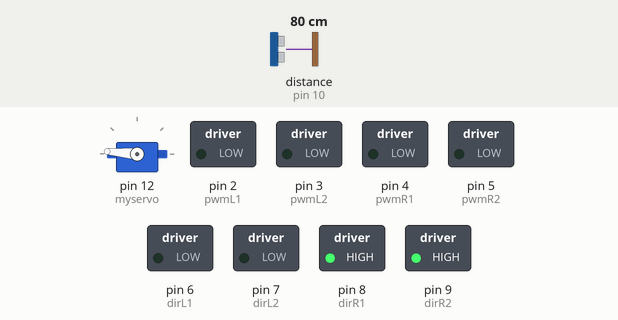
This sketch was run on a simulated Arduino Uno, built with avr-gcc and run on an emulated ATmega328P. On the bench: servo, switched loads named in the sketch (green lamp = pin HIGH). Wiring (inferred from the names in the program): ultrasonic range finder: trigger pin 11; echo pin 10. Inputs (shaded band) come from the test bench; at power-on: distance to the obstacle (sensor on pin 10) 80 cm. The echo pulse lasts 58.3 µs per cm; pins used as bus, display or sensor lines are not drawn.

Above: at 2.29 s.
2.3 s: distance to the obstacle (sensor on pin 10) set to 2 cm
At 3.12 s:
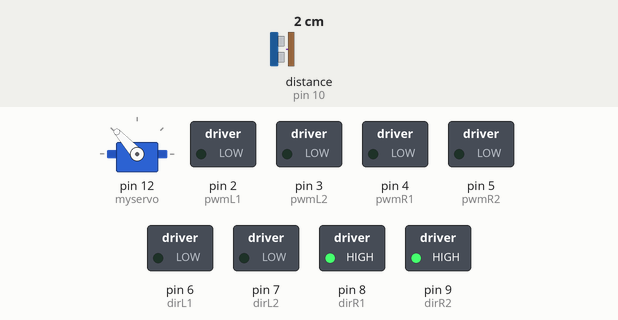
5.3 s: distance to the obstacle (sensor on pin 10) set to 35 cm
At 5.7 s:
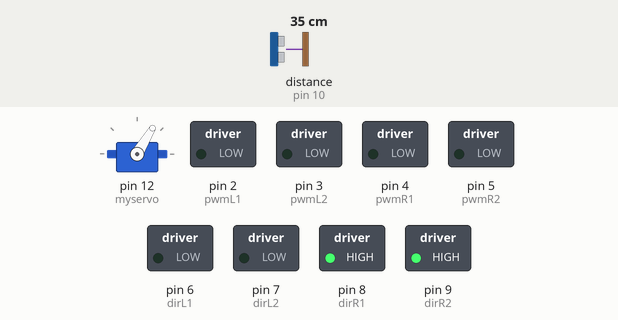
At 6.9 s:
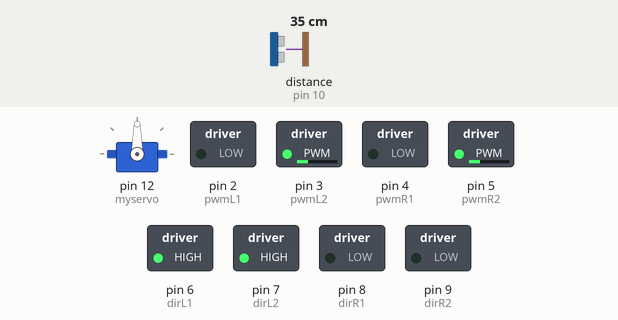
Timing chart, 0 to 8.4 s (numbered marks = the images above; inputs shaded):
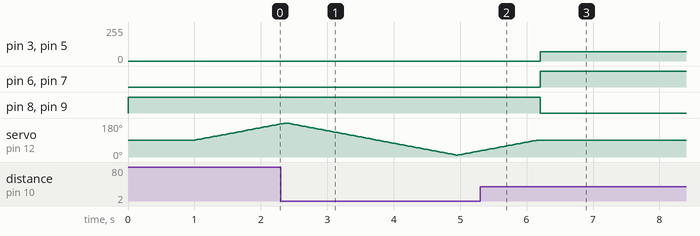

The sketch:

sidp.ino
```cpp
#include <Servo.h>
Servo myservo;
const int trigPin = 11;   //define ultrasonic sensor pins
const int echoPin = 10;
int pwmL1   = 2;         //motor PWM for left upper omni wheel
int pwmL2   = 3;         //motor PWM for left lower omni wheel
int pwmR1   = 4;         //motor PWM for right upper omni wheel
int pwmR2   = 5;         //motor PWM for right lower omni wheel
int dirL1   = 6;         // direction pins
int dirL2   = 7;
int dirR1   = 8;
int dirR2   = 9;
int pos = 0;
int preangle = 90;
int val;
int leftdis = 0;
int rightdis = 0;
int frontdis = 0;
bool first = true;
long duration;
int distance;
void setup()
{

  pinMode(trigPin, OUTPUT);
  pinMode(echoPin, INPUT);
  pinMode(pwmL1, OUTPUT);
  pinMode(pwmL2, OUTPUT);
  pinMode(pwmR1, OUTPUT);
  pinMode(pwmR2, OUTPUT);
  pinMode(dirL1, OUTPUT);
  pinMode(dirL2, OUTPUT);
  pinMode(dirR1, OUTPUT);
  pinMode(dirR2, OUTPUT);
  myservo.attach(12);
  myservo.write(90);
  Serial.begin(9600);
  bool first = true;
  digitalWrite(dirL1, LOW);
  digitalWrite(dirL2, LOW);
  digitalWrite(dirR1, HIGH);
  digitalWrite(dirR2, HIGH);
  analogWrite(pwmL1, 0);
  analogWrite(pwmL2, 0);
  analogWrite(pwmR1, 0);
  analogWrite(pwmR2, 0);
  delay(1000);
}
int distanceRet()               // function returns distance from ultrasonic sensor
{
  digitalWrite(trigPin, LOW);
  delayMicroseconds(2);
  digitalWrite(trigPin, HIGH);
  delayMicroseconds(10);
  digitalWrite(trigPin, LOW);
  duration = pulseIn(echoPin, HIGH);
  distance = duration * 0.034 / 2;

  return distance;
}
void forward()
{
  analogWrite(pwmL1, 70);
  analogWrite(pwmL2, 70);
  analogWrite(pwmR1, 70);
  analogWrite(pwmR2, 70);
  digitalWrite(dirL1, HIGH);
  digitalWrite(dirL2, HIGH);
  digitalWrite(dirR1, LOW);
  digitalWrite(dirR2, LOW);
}
void right()
{

  analogWrite(pwmL1, 70);
  analogWrite(pwmL2, 70);
  analogWrite(pwmR1, 70);
  analogWrite(pwmR2, 70);
  digitalWrite(dirL1, HIGH);
  digitalWrite(dirL2, LOW);
  digitalWrite(dirR1, HIGH);
  digitalWrite(dirR2, LOW);


}
void left()
{

  analogWrite(pwmL1, 70);
  analogWrite(pwmL2, 70);
  analogWrite(pwmR1, 70);
  analogWrite(pwmR2, 70);
  digitalWrite(dirL1, LOW);
  digitalWrite(dirL2, HIGH);
  digitalWrite(dirR1, LOW);
  digitalWrite(dirR2, HIGH);
}
void wait()
{

  analogWrite(pwmL1, 0);
  analogWrite(pwmL2, 0);
  analogWrite(pwmR1, 0);
  analogWrite(pwmR2, 0);
  digitalWrite(dirL1, LOW);
  digitalWrite(dirL2, LOW);
  digitalWrite(dirR1, HIGH);
  digitalWrite(dirR2, HIGH);

}
void  ser(int a)
{

  if (preangle > a)
  {
    for (pos = preangle; pos >= a; pos--)
    {
      myservo.write(pos);
      delay(15);
    }


  }
  else
  {
    for (pos = preangle; pos <= a; pos++)
    {
      myservo.write(pos);
      delay(15);
    }
  }
  preangle = a;
}
void readdis()
{
  wait();
  ser(180);
  leftdis = distanceRet();
  ser(10);
  rightdis = distanceRet();
  ser(90);
  frontdis = distanceRet();
  if (frontdis > rightdis && frontdis > leftdis)
  {
    ser(90);
  }
  else
  {
    if (leftdis > rightdis)
    {
      ser(180);
    }
    else
    {
      ser(10);
    }
  }
}
void loop() {
  if (first == true)
  {
    readdis();
    first = false;
  }
  while (distanceRet() > 30)
  {
    if (preangle == 90 && frontdis > 30)
    {
      ser(90);
      forward();
    }
    if (preangle == 10 && rightdis > 30)
    {
      ser(10);
      right();
    }

    if (preangle == 180 && leftdis > 30)
    {
      ser(180);
      left();
    }
  }
  wait();
  first = true;
}
```

Measured:
- after the input at 5.3 s, pin 3 (pwmL2), pin 5 (pwmR2): 0/255 → 70/255 after 0.91 s; pin 6 (dirL1), pin 7 (dirL2): LOW → HIGH after 0.91 s; pin 8 (dirR1), pin 9 (dirR2): HIGH → LOW after 0.91 s; servo on pin 12 (myservo): goes on until 6.2 s, then stays 90°
